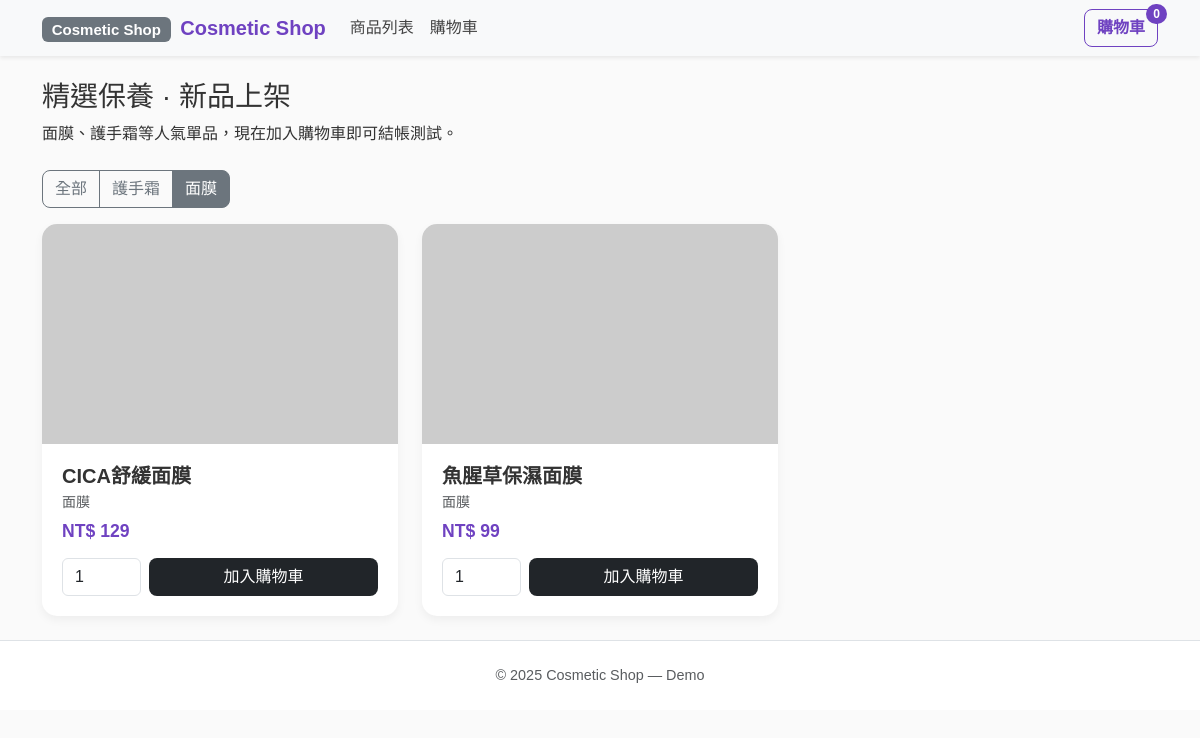
The page /products?cat=面膜 on the database its author committed.
### app.py (models this page shows)
class Product(db.Model):
    __tablename__ = "products"
    id = db.Column(db.String(64), primary_key=True)       # 例如 "mask-cica"
    name = db.Column(db.String(120), nullable=False)
    price = db.Column(db.Numeric(10, 2), nullable=False)  # Decimal
    category = db.Column(db.String(50), index=True)
    img = db.Column(db.String(500))
    desc = db.Column(db.Text)
    created_at = db.Column(db.DateTime(timezone=True), server_default=func.now())

### app.py (the view)
@app.route("/products")
def products():
    cat = request.args.get("cat")
    if cat:
        items = Product.query.filter_by(category=cat).order_by(Product.created_at.desc()).all()
    else:
        items = Product.query.order_by(Product.created_at.desc()).all()
    all_items = Product.query.with_entities(Product.category).all()
    categories = sorted({c[0] for c in all_items if c[0]})
    return render_template("products.html", items=items, categories=categories, current_cat=cat)

### app.py (called while the page is built)
def _get_cart():
    return session.setdefault("cart", {})

@app.context_processor
def inject_cart_count():
    cart = _get_cart()
    count = sum(int(q) for q in cart.values())
    return {"cart_count": count}

### templates/products.html (shortened to what this page needs)
{% extends "base.html" %}
{% block content %}
<div class="hero mb-4">
  <h1 class="h3 mb-2">精選保養 · 新品上架</h1>
  <p class="mb-0">面膜、護手霜等人氣單品，現在加入購物車即可結帳測試。</p>
</div>
<div class="filter mb-3">
  <div class="btn-group" role="group" aria-label="category filter">
    <a class="btn btn-outline-secondary {{ 'active' if not current_cat else '' }}"
       href="{{ url_for('products') }}">全部</a>
    {% for c in categories %}
      <a class="btn btn-outline-secondary {{ 'active' if current_cat==c else '' }}"
         href="{{ url_for('products', cat=c) }}">{{ c }}</a>
    {% endfor %}
  </div>
</div>
<div class="row g-4">
  {% for p in items %}
  <div class="col-12 col-sm-6 col-lg-4">
    <div class="card product-card h-100">
      <img class="product-thumb" src="{{ p.img }}" alt="{{ p.name }}">
      <div class="card-body d-flex flex-column">
        <h5 class="card-title mb-1">{{ p.name }}</h5>
        <div class="text-muted small mb-2">{{ p.category }}</div>
        <div class="price h5 mb-3">NT$ {{ '%.0f'|format(p.price) }}</div>
        <form action="{{ url_for('add_to_cart') }}" method="post" class="mt-auto d-flex gap-2">
          <input type="number" name="qty" value="1" min="1" class="form-control w-25">
          <button class="btn btn-dark flex-fill" type="submit">加入購物車</button>
        </form>
      </div>
    </div>
  </div>
  {% endfor %}
</div>
{% endblock %}

### static/styles.css (style rules this page uses)
body { font-family: "Noto Sans TC", "Microsoft JhengHei", sans-serif; background-color: #fafafa; color: #333; margin: 0; padding: 0; }
.card { border: none; border-radius: 15px; box-shadow: 0 4px 10px rgba(0, 0, 0, 0.05); transition: all 0.2s ease-in-out; }
.card img { border-top-left-radius: 15px; border-top-right-radius: 15px; height: 220px; object-fit: cover; }
.card-body { padding: 1.25rem; }
.card-title { font-weight: 600; color: #333; }
.price { font-size: 1.1rem; font-weight: 700; color: #6f42c1; }
.btn-dark { background-color: #212529; border: none; transition: all 0.2s; }
.btn { border-radius: 8px; font-weight: 500; }

### rows shown on the page
Product: name "CICA舒緩面膜", category "面膜", price "129"
Product: name "魚腥草保濕面膜", category "面膜", price "99"

### other values the page prints
{{ cart_count or 0 }} "0"
{{ c }} "護手霜" "面膜"
